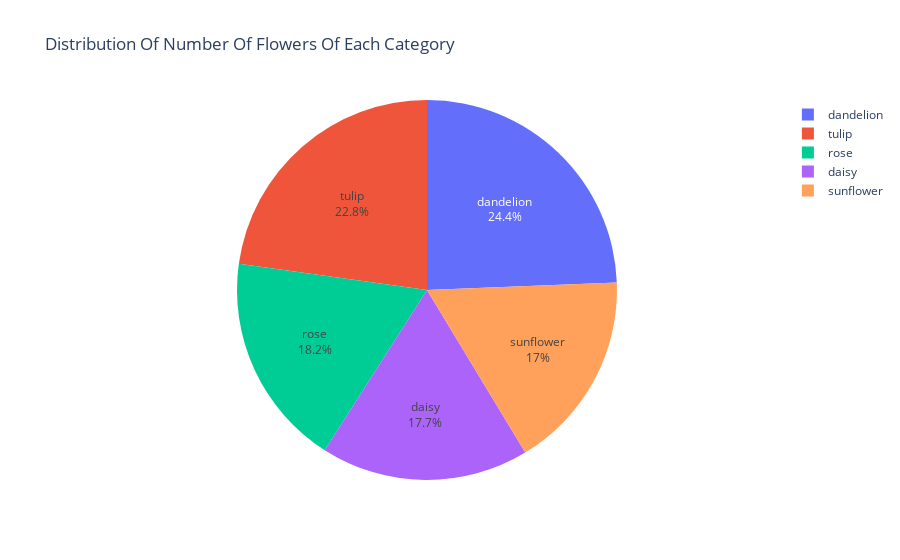

Here is the notebook cell this chart was saved with:
### Code cell
fig = go.Figure()
fig.add_trace(go.Pie(labels = flowers_names, values = flowers_images, textinfo='label+percent', hoverinfo='label+value'))
fig.update_layout(title='Distribution Of Number Of Flowers Of Each Category')
fig.show()

### Figure 1 — Plotly figure (JSON) as saved in the notebook; plotly's stock layout.template omitted (floating-point values rounded to 4 significant figures)
{"data": [{"hoverinfo": "label+value", "labels": ["daisy", "dandelion", "rose", "sunflower", "tulip"], "textinfo": "label+percent", "type": "pie", "values": [764, 1052, 784, 733, 984]}], "layout": {"title": {"text": "Distribution Of Number Of Flowers Of Each Category"}}}
